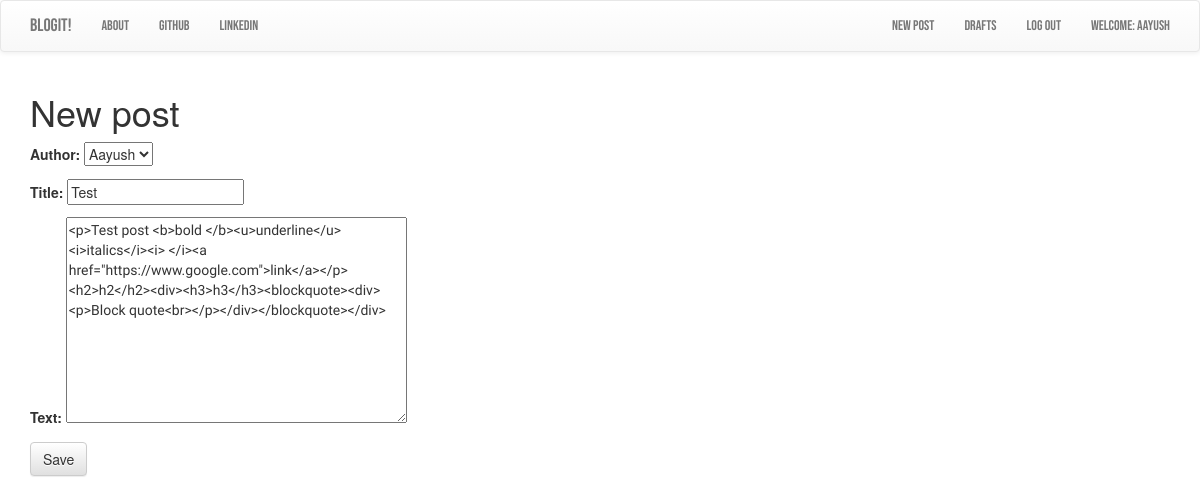
Screenshot of /post/2/edit/ (signed in) with the database file from the repository.
### blog/models.py (models this page shows, shortened)
class Post(models.Model):
    author = models.ForeignKey("auth.User", on_delete = models.DO_NOTHING)
    title = models.CharField(max_length = 100)
    text = models.TextField()
    created_date = models.DateTimeField(default = timezone.now)
    published_date = models.DateTimeField(blank = True, null = True)

### blog/views.py (the view)
# urls.py: url(r'^post/(?P<pk>\d+)/edit/$', views.PostUpdateView.as_view(), name='post_edit'),
class PostUpdateView(LoginRequiredMixin, UpdateView):
    login_url = "/login/"
    redirect_field_name = "blog/post_detail.html"
    form_class = PostForm
    model = Post

### blog/forms.py
class PostForm(forms.ModelForm):
    class Meta():
        model = Post
        fields = ("author", "title", "text")
        widgets = {
            "title" : forms.TextInput(attrs={"class" : "textinputclass"}),
            "text" : forms.Textarea(attrs={"class" : "editable medium-editor-textarea postcontent"}) #editable and medium-editor-textarea are css classes not custom
        }

### blog/templates/blog/post_form.html (shortened to what this page needs)
{% extends "blog/base.html" %}
{% block content %}
  <h1>New post</h1>
    <form method="POST" class="post-form">
    {{form.as_p}}
    <button type="submit" class="save btn btn-default">Save</button>
    </form>
{% endblock %}

### blog/templates/blog/base.html (shortened to what this page needs)
<!DOCTYPE html>
{% load static %}
<html lang='en' dir="ltr">
  <head>
    <link rel="stylesheet" href="https://cdn.jsdelivr.net/npm/bootstrap@3.4.1/dist/css/bootstrap.min.css">
    <link rel="stylesheet" href="https://cdn.jsdelivr.net/npm/bootstrap@3.4.1/dist/css/bootstrap-theme.min.css">
    <link rel="stylesheet" href="//cdn.jsdelivr.net/npm/medium-editor@latest/dist/css/medium-editor.min.css" type="text/css" media="screen" charset="utf-8">
    <link rel="stylesheet" href="{% static 'css/blog.css' %}">
  </head>
  <body class="loader">
    <nav class="navbar navbar-default techfont custom-navbar">
      <div class="container">
        <ul class="nav navbar-nav">
          <li> <a class="navbar-brand bigbrand" href="{% url 'post_list' %}">BLOGit!</a> </li>
          <li> <a class="" href="{% url "about" %}">About</a> </li>
          <li> <a class="" href="https://github.com/JustA3DObject">Github</a> </li>
          <li> <a class="" href="https://www.linkedin.com/in/aayush-vishnoi-5a6a8a223/">LinkedIn</a> </li>
        </ul>
        <ul class="nav navbar-nav navbar-right">
          {% if user.is_authenticated %}
          <li>
            <a href="{% url 'post_new' %}" >New Post</a>
          </li>
          <li>
            <a href="{% url 'post_draft_list' %}">Drafts</a>
          </li>
          <li>
            <a href="{% url 'logout' %}" >Log out</a>
          </li>
          <li>
            <a >Welcome: {{ user.username }}</a>
          </li>
            {% else %}
            <li><a class='nav navbar-right' href="{% url 'login' %}" ><span class="glyphicon glyphicon-user"></span></a></li>
          {% endif %}
        </ul>
    </div>
  </nav>
          <div class="content container">
              <div class="row">
                  <div class="col-md-8">
                    <div class="blog_posts">
                      {% block content %}
                      {% endblock %}
                    </div>
                  </div>
              </div>
          </div>
  </body>
  </html>

### blog/static/css/blog.css (style rules this page uses)
.techfont { font-family: 'Bebas Neue', cursive; font-size: 1.5 em; margin-bottom: 10 px; }
.bigbrand { font-size: 1.5 em; }
.postcontent { font-family: 'PT Sans Narrow', sans-serif; font-size: 1.5 em; }
.loader { filter:hue-rotate(0deg); color: linear-gradient(45deg,#0f8,#08f); animation:hue 5000ms infinite linear; }

### rows the page displays
Post: author "Aayush", title "Test", text "<p>Test post <b>bold </b><u>underline</u> <i>italics</i><i> </i><a href=\"https://www.google.com\">link</a></p><h2>h2</h2><div><h3>h3</h3><blockquote><div><p>Block quote<br></p></div></blockquote></div>"

### other values shown
{{ user.username }} "Aayush"
